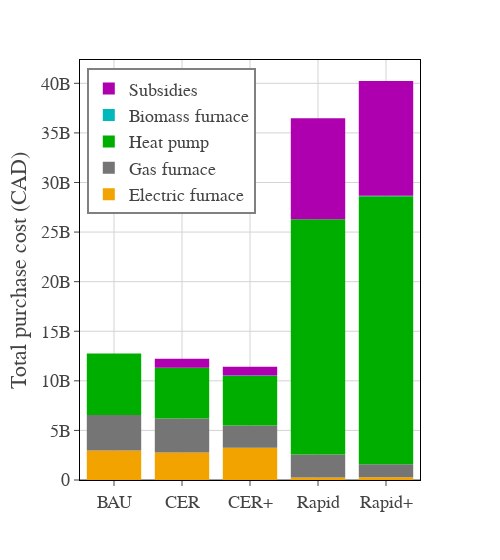

Here is the notebook cell this chart was saved with:
### Code cell
ABM_colors.update({"Subsidies":"#ae00ae"})
fig = sciencify_plotly_fig(
    px.bar(
        scenario_spendings,
        x="scenario",
        y="Purchase cost",
        color="tech",
        color_discrete_map=ABM_colors,
    )
)
fig.update_layout(
    yaxis_title="Total purchase cost (CAD)",
    xaxis_title="",
    legend=dict(
        title_text=None,
        # bgcolor="LightSteelBlue",
        bordercolor="gray",
        borderwidth=2,
        x=0.02,
        y=0.98,
        traceorder="reversed",
    ),
    width=500,
    font_family="cm",
    font_size=18
)
fig.write_image("abm_total_spendings.pdf")
fig.write_image("abm_total_spendings.svg")
fig

### Figure 1 — Plotly figure (JSON) as saved in the notebook; plotly's stock layout.template omitted (floating-point values rounded to 4 significant figures)
{"data": [{"alignmentgroup": "True", "hovertemplate": "tech=Electric furnace<br>scenario=%{x}<br>Purchase cost=%{y}<extra></extra>", "legendgroup": "Electric furnace", "marker": {"color": "#f2a300", "pattern": {"shape": ""}}, "name": "Electric furnace", "offsetgroup": "Electric furnace", "orientation": "v", "showlegend": true, "textposition": "auto", "type": "bar", "x": ["BAU", "CER", "CER+", "Rapid", "Rapid+"], "xaxis": "x", "y": [2965000000.0, 2774000000.0, 3259000000.0, 256900000.0, 274300000.0], "yaxis": "y"}, {"alignmentgroup": "True", "hovertemplate": "tech=Gas furnace<br>scenario=%{x}<br>Purchase cost=%{y}<extra></extra>", "legendgroup": "Gas furnace", "marker": {"color": "#757575", "pattern": {"shape": ""}}, "name": "Gas furnace", "offsetgroup": "Gas furnace", "orientation": "v", "showlegend": true, "textposition": "auto", "type": "bar", "x": ["BAU", "CER", "CER+", "Rapid", "Rapid+"], "xaxis": "x", "y": [3602000000.0, 3416000000.0, 2232000000.0, 2317000000.0, 1306000000.0], "yaxis": "y"}, {"alignmentgroup": "True", "hovertemplate": "tech=Heat pump<br>scenario=%{x}<br>Purchase cost=%{y}<extra></extra>", "legendgroup": "Heat pump", "marker": {"color": "#00ae00", "pattern": {"shape": ""}}, "name": "Heat pump", "offsetgroup": "Heat pump", "orientation": "v", "showlegend": true, "textposition": "auto", "type": "bar", "x": ["BAU", "CER", "CER+", "Rapid", "Rapid+"], "xaxis": "x", "y": [6179000000.0, 5135000000.0, 4996000000.0, 23730000000.0, 27020000000.0], "yaxis": "y"}, {"alignmentgroup": "True", "hovertemplate": "tech=Biomass furnace<br>scenario=%{x}<br>Purchase cost=%{y}<extra></extra>", "legendgroup": "Biomass furnace", "marker": {"color": "#00b9ba", "pattern": {"shape": ""}}, "name": "Biomass furnace", "offsetgroup": "Biomass furnace", "orientation": "v", "showlegend": true, "textposition": "auto", "type": "bar", "x": ["CER+", "Rapid+"], "xaxis": "x", "y": [55260000.0, 53130000.0], "yaxis": "y"}, {"alignmentgroup": "True", "hovertemplate": "tech=Subsidies<br>scenario=%{x}<br>Purchase cost=%{y}<extra></extra>", "legendgroup": "Subsidies", "marker": {"color": "#ae00ae", "pattern": {"shape": ""}}, "name": "Subsidies", "offsetgroup": "Subsidies", "orientation": "v", "showlegend": true, "textposition": "auto", "type": "bar", "x": ["CER", "CER+", "Rapid", "Rapid+"], "xaxis": "x", "y": [906100000.0, 881700000.0, 10170000000.0, 11580000000.0], "yaxis": "y"}], "layout": {"barmode": "relative", "font": {"family": "cm", "size": 18}, "legend": {"bordercolor": "gray", "borderwidth": 2, "title": {}, "tracegroupgap": 0, "traceorder": "reversed", "x": 0.02, "y": 0.98}, "margin": {"t": 60}, "plot_bgcolor": "white", "width": 500, "xaxis": {"anchor": "y", "domain": [0, 1], "gridcolor": "lightgrey", "linecolor": "black", "mirror": true, "showline": true, "ticks": "outside", "title": {"text": ""}}, "yaxis": {"anchor": "x", "domain": [0, 1], "gridcolor": "lightgrey", "linecolor": "black", "mirror": true, "showline": true, "ticks": "outside", "title": {"text": "Total purchase cost (CAD)"}}}}
